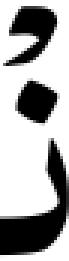
#> input picture Multiscale/template_marker/AlQalam/1_1_nunsukun_2.png, 23 x 87 px, given as the content of the folder /home/mhbrt/Desktop/Wind/Multiscale/temp/marker/one, which was not available (shown 3 times larger)
$ python dot_mess.py
#> lines starting #> are read from the running program, lines starting #| are printed output that depends on the picture; after the words box and inside, x2 and y2 are one past the last pixel; in counts of white or black regions, pixels touching at a corner belong together; pictures that were not available may be replaced by others from this repository, and a replacement may not be noted
### Multiscale/mess.py
import matplotlib.pyplot as plt
import numpy as np
import imutils
import glob
import cv2
import copy
import time


class Marker:
    def __init__(self, **kwargs):
        self._Data = kwargs

    def get_template_location(self):
        return self._Data["template_loc"]
    # def get_image_location(self):
    #     return self._Data["image_loc"]

    def get_template_thresh(self):
        return self._Data["template_thresh"]

    def get_nms_thresh(self):
        return self._Data["nms_thresh"]

    def get_image(self):
        return self._Data["image"]

    # [253 lines left out: functions non_max_suppression_slow, match_template, not called in this run]


class FontWrapper(Marker):
    def __init__(self, nms_thresh=0.3, visualize=False, **kwargs):
        # print("INIT!")
#> called with nms_thresh = 0.3, visualize = False
        self._Data = kwargs
        self.nms_thresh = nms_thresh
        self.visualize = visualize
        self.imagelist_visualize_white_blok = []
        # self.visualize = True

        self.image_location = self._Data["image_loc"]
        self.marker_location = self._Data["loc_list"]
        self.marker_thresh = self._Data["thresh_list"]
        self.image = self._Data["image"]

        for data in self._Data:
            if data == 'numstep':
                self.numstep = self._Data["numstep"]
            else:
                self.numstep = 0

        self.pocket = {}
        # super().__init__()
        colour_tanwin = [
            (255, 0, 0), (204, 0, 0), (255, 51, 51)
        ]
        colour_nun = [
            (0, 255, 0), (0, 204, 0), (51, 255, 51),
            # (102, 255, 102), (0, 153, 0)
        ]
        colour_mim = [
            (0, 255, 255), (0, 0, 204), (51, 51, 255),
            # (102, 102, 255), (0, 0, 153)
        ]
        t = 0
        m = 0
        n = 0
        self.temp_colour = self.get_marker_thresh().copy()
        for key in self.get_marker_thresh().keys():
            # print(key)
            x = key.split('_')
            if x[0] == 'tanwin':
                self.temp_colour[key] = colour_tanwin[t]
                if t+1 > len(colour_tanwin) - 1:
                    t = 0
                else:
                    t += 1
            if x[0] == 'nun':
                self.temp_colour[key] = colour_nun[n]
                if n+1 > len(colour_nun) - 1:
                    n = 0
                else:
                    n += 1
            if x[0] == 'mim':
                self.temp_colour[key] = colour_mim[m]
                if m+1 > len(colour_mim) - 1:
                    m = 0
                else:
                    m += 1
#> further down, image is the input picture: shape (87, 23, 3); min 0, max 255, mean 169.2

    def get_marker_thresh(self):
        return self.marker_thresh

    def get_marker_location(self):
        return self.marker_location

    # [6 lines of commented-out code are left out]

    def get_object_result(self):
        return self.pocket

    def get_image(self):
        return self.image.copy()

    def get_object_name(self):
        return self.get_marker_location()[0].split('/')[2]

    # [349 lines left out: functions draw_bounding_box, display_marker_result, run, find_connectivity, eight_connectivity, not called in this run]

    def vertical_projection(self, image_v):
        image = image_v.copy()
        image[image < 127] = 1
        image[image >= 127] = 0
        self.v_projection = np.sum(image, axis=0)

        return self.v_projection

    def horizontal_projection(self, image_h):
        image = image_h.copy()
        image[image < 127] = 1
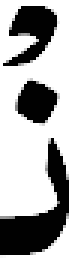
#> image: shape (87, 23) (shown 3 times larger); min 1, max 255, mean 165.7
        image[image >= 127] = 0
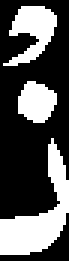
#> image: shape (87, 23) (shown 3 times larger); values 0 (black) and 1 (white), 33.9% white; 3 white regions, box (x1, y1, x2, y2) and area: (0, 46, 23, 85) 358, (1, 2, 19, 22) 186, (6, 27, 19, 41) 135
        self.h_projection = np.sum(image, axis=1)
#> self.h_projection = 87 values, max 22 at index 73, min 0 at index 0, mean 7.8

        return self.h_projection

    def detect_horizontal_line_up_down(self, h_projection):
        # Detect line horizontal
        start_point = []
        for x in range(len(h_projection)):
            if h_projection[x] > 0:
                start_point.append(x)
                break
#> this loop made 3 passes
#> after the loop, start_point = [2]

        for x in range(len(h_projection))[::-1]:
            if h_projection[x] > 0:
                start_point.append(x)
                break
#> this loop made 3 passes
#> x on passes 1 to 3: 86, 85, 84
#> after the loop, start_point = [2, 84]

        if len(start_point) % 2 != 0:
            if h_projection[len(h_projection) - 1] > 0:
                start_point.append(len(h_projection) - 1)

        return start_point

    # [86 lines left out: functions detect_horizontal_line, base_line, not called in this run]

    def detect_vertical_line(self, image, pixel_limit_ste, view=True):
        # Detect line vertical
        v_projection = self.v_projection
        # print(v_projection)
        original_image = image
        up_flag = 0
        down_flag = 0
        start_to_end = 0
        # end_to_start = pixel_limit_ets + 1
        start_point = []
        for x in range(len(v_projection)):
            if v_projection[x] > 0 and down_flag == 0:
                start_to_end += 1

            if v_projection[x] == 0 and up_flag == 1:
                # print(start_to_end)
                start_point.append(x)
                # print(start_point)
                if start_to_end < pixel_limit_ste:
                    del(start_point[len(start_point) - 1])
                    del(start_point[len(start_point) - 1])
                down_flag = 1
                up_flag = 0
                start_to_end = 0

            if v_projection[x] > 0 and up_flag == 0:
                start_point.append(x)
                up_flag = 1
                down_flag = 0
                # end_to_start = 0

        if len(start_point) % 2 != 0:
            if v_projection[len(v_projection) - 1] > 0:
                start_point.append(len(v_projection) - 1)
        self.start_point_v = start_point
        # Even is begining of line and Odd is end of line
#         if view:
#             for x in range(len(start_point)):
#                 if x % 2 == 0:
#                     cv2.line(original_image, (start_point[x], 0),
#                              (start_point[x], self.height), (0, 0, 0), 2)
#                 else:
#                     cv2.line(original_image, (start_point[x], 0),
#                              (start_point[x], self.height), (100, 100, 100), 2)

#             cv2.imshow('line', original_image)
#             print('>')
#             cv2.waitKey(0)
#             # print(self.start_point_v)

    # [47 lines left out: function crop_image, not called in this run]

# [438 lines of commented-out code are left out]

    def dot_checker(self, image_marker):
        # Dot detection
        next_step = False
        self.horizontal_projection(image_marker)
        # self.detect_horizontal_line(image_marker.copy(), 0, 0, False)
        start_point = self.detect_horizontal_line_up_down(self.h_projection)
#> start_point = [2, 84]
        # if len(self.start_point_h) > 1:
        if len(start_point) > 1:
            # one_marker = image_marker[self.start_point_h[0]:
            #                           self.start_point_h[1], :]
            one_marker = image_marker[start_point[0]:
                                      start_point[1], :]
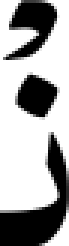
#> one_marker: shape (82, 23) (shown 3 times larger); min 0, max 255, mean 165.1
            self.vertical_projection(one_marker)
#> in vertical_projection, `image[image < 127] = 1`:
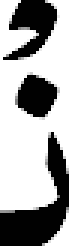
#> image: shape (82, 23) (shown 3 times larger); min 1, max 255, mean 161.7
#> in vertical_projection, `self.v_projection = np.sum(image, axis=0)`: self.v_projection = 23 values, max 43 at index 16, min 11 at index 0, mean 29.09
#> (the rest of the program and of its run is left out)
